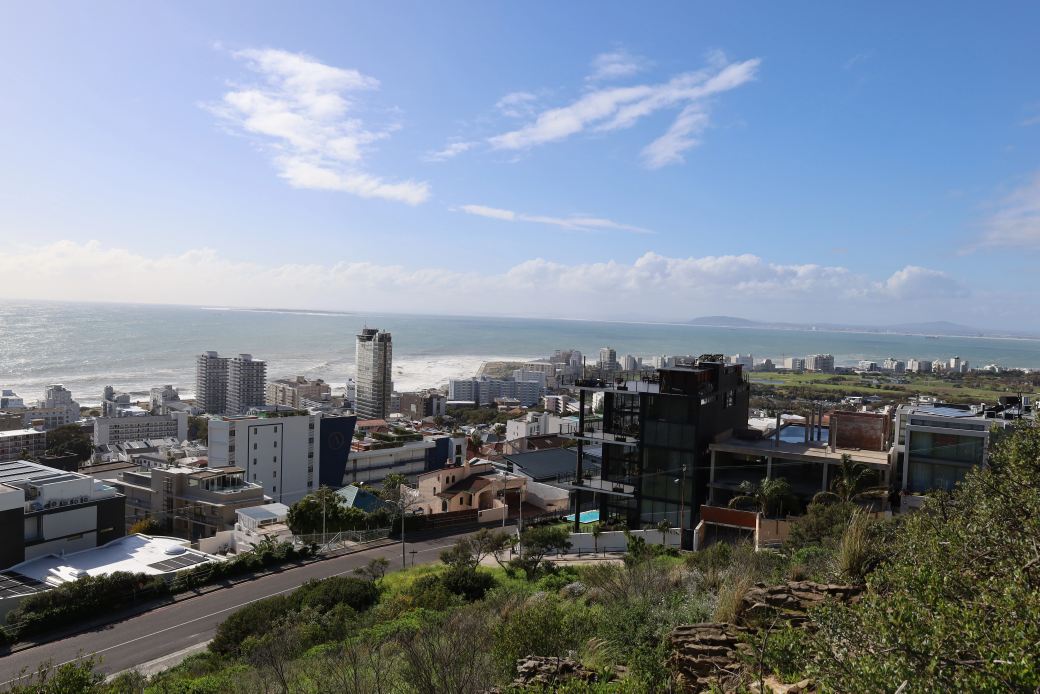
#> input picture img/IMG_4894.webp, 6240 x 4160 px, given in place of IMG_4894.jpg, which was not available (shown at 1/6 size)
$ python build_images.py
#> lines starting #> are read from the running program, lines starting #| are printed output that depends on the picture; pictures that were not available may be replaced by others from this repository, and a replacement may not be noted
"""Generate responsive assets and update the JSPictureStudio manifest.

Normal usage is through Toolbox/add-photos.sh. The legacy mode remains
available for rebuilding photos when JPG and source WebP files are colocated.
"""

from __future__ import annotations

import argparse
import json
import os
import shutil
from concurrent.futures import ThreadPoolExecutor, as_completed
from pathlib import Path

from PIL import Image, ImageOps, ImageStat


ROOT = Path(__file__).resolve().parents[1]
IMAGE_ROOT = ROOT / "img"
GENERATED_ROOT = IMAGE_ROOT / "generated"
MANIFEST_PATH = ROOT / "photo-manifest.js"
WIDTHS = (640, 1280, 2560)
QUALITY = {640: 68, 1280: 74, 2560: 80}
VALID_COLLECTIONS = {
    "Animal",
    "Landscape",
    "roadTrip/FermeAutruche",
    "roadTrip/AddoPark",
    "roadTrip/Tsitsikamma",
    "roadTrip/Random",
    "Krug/Kruger",
    "Krug/ReptileCenter",
    "Krug/RehabCenter",
    "Krug/BourkesLuck",
}
DOWNLOAD_ROOT = (
    "https://raw.githubusercontent.com/JSJL29/"
    "JSPictureStudio/originals/"
)


def source_jpg_for(webp: Path) -> Path:
    return webp.parent / "en_jpg" / f"{webp.stem}.jpg"


def category_for(relative: Path) -> str:
    parts = relative.parts
    return parts[0] if parts[0] in {"Animal", "Landscape"} else parts[1]


def collection_for(relative: Path) -> str:
    parts = relative.parts
    if parts[0] in {"Animal", "Landscape"}:
        return "home"
    return "roadtrip" if parts[0] == "roadTrip" else "kruger"


def dominant_color(image: Image.Image) -> str:
    sample = image.copy()
    sample.thumbnail((32, 32), Image.Resampling.BILINEAR)
    stats = ImageStat.Stat(sample)
    red, green, blue = (round(channel) for channel in stats.mean[:3])
    return f"#{red:02x}{green:02x}{blue:02x}"


def build_from_jpg(original_path: Path, relative: Path) -> dict[str, object]:
    """Build one photo; relative is its conceptual WebP path below img/."""
    if not original_path.exists():
        raise FileNotFoundError(f"Original missing for {relative}: {original_path}")

    with Image.open(original_path) as opened:
#> opened is the input picture: PIL image 6240x4160 RGB; mean R, G, B 119.9, 130.9, 144
        image = ImageOps.exif_transpose(opened).convert("RGB")
        original_width, original_height = image.size
#> original_width = 6240; original_height = 4160
        color = dominant_color(image)
#> in dominant_color, `sample.thumbnail((32, 32), Image.Resampling.BILINEAR)`:
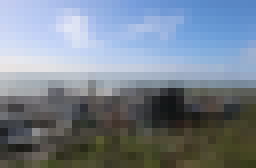
#> sample: PIL image 32x21 RGB (shown 8 times larger); mean R, G, B 119.9, 130.9, 143.9
#> in dominant_color, `red, green, blue = (round(channel) for channel in stats.mean[:3])`: red = 120; green = 131; blue = 144
#> color = '#788390'

        generated: dict[str, str] = {}
        for width in sorted(WIDTHS, reverse=True):
            height = round(original_height * width / original_width)
            resized = image.resize((width, height), Image.Resampling.LANCZOS)
            destination = GENERATED_ROOT / relative.parent / f"{relative.stem}-{width}.webp"
            destination.parent.mkdir(parents=True, exist_ok=True)
            resized.save(
                destination,
                "WEBP",
                quality=QUALITY[width],
                method=4,
                optimize=True,
            )
            generated[str(width)] = destination.relative_to(ROOT).as_posix()
            resized.close()

    jpg_relative = Path("img") / relative.parent / "en_jpg" / f"{relative.stem}.jpg"
    identifier = relative.with_suffix("").as_posix()
    return {
        "id": identifier,
        "name": relative.stem,
        "collection": collection_for(relative),
        "category": category_for(relative),
        "width": original_width,
        "height": original_height,
        "color": color,
        "sources": generated,
        "download": f"{DOWNLOAD_ROOT}{jpg_relative.as_posix()}",
    }


def build_legacy(webp: Path) -> dict[str, object]:
    relative = webp.relative_to(IMAGE_ROOT)
    return build_from_jpg(source_jpg_for(webp), relative)
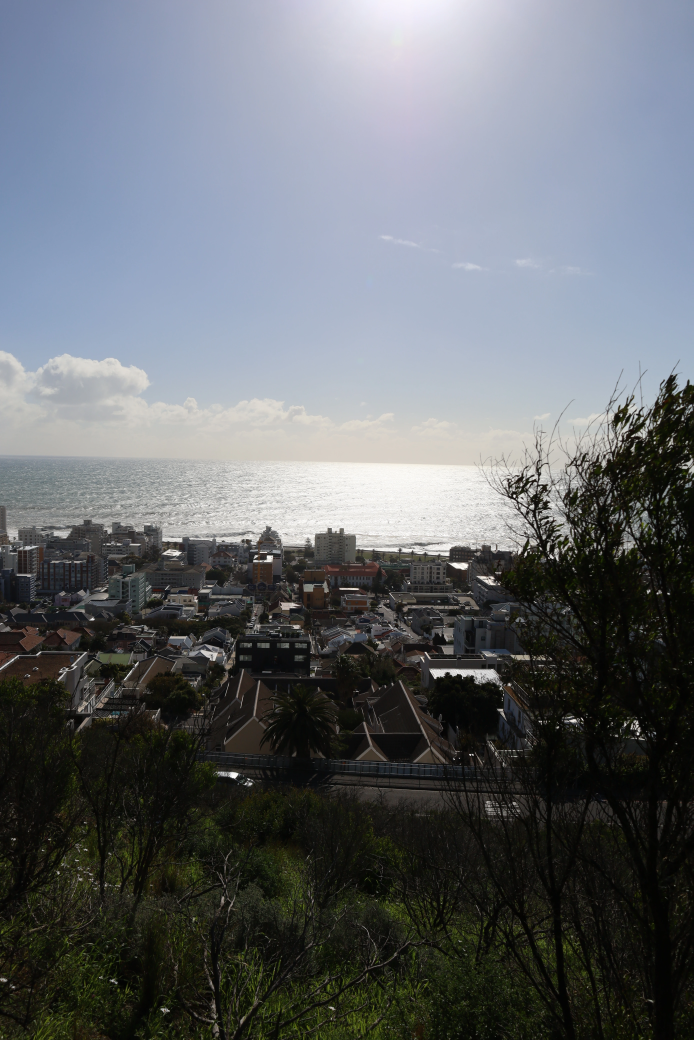
#> input picture img/IMG_4895.webp, 4160 x 6240 px, given in place of IMG_4895.jpg, which was not available (shown at 1/6 size)
#> in build_from_jpg, opened is the input picture: PIL image 4160x6240 RGB; mean R, G, B 101.2, 105.3, 109.8
#> in build_from_jpg (call 2), `color = dominant_color(image)`: color = '#65696e'
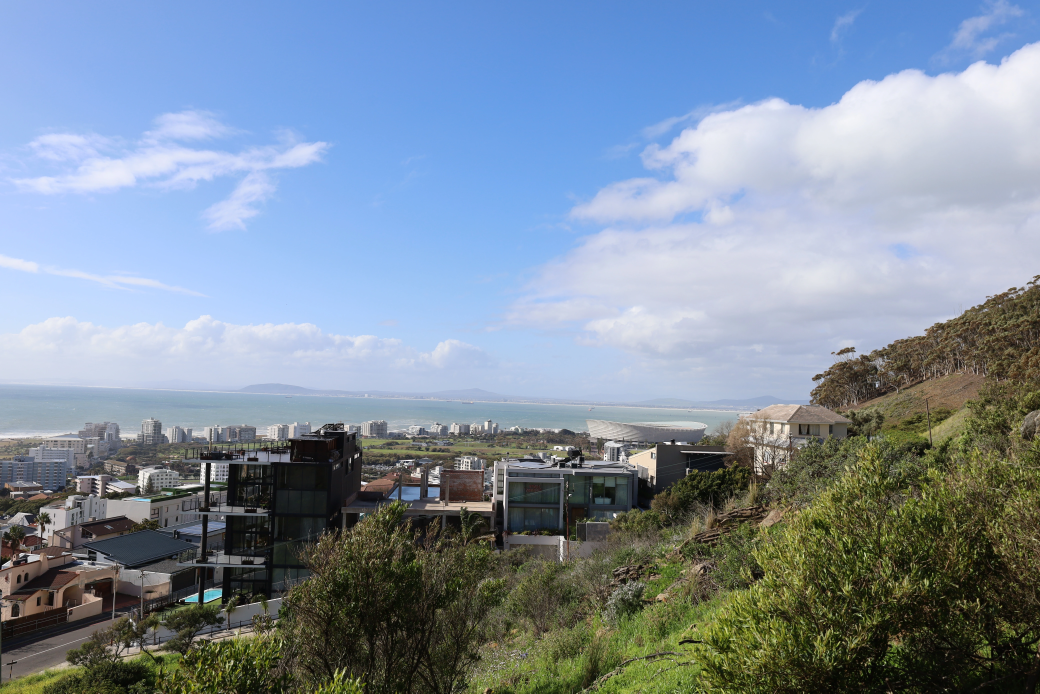
#> input picture img/IMG_4896.webp, 6240 x 4160 px, given in place of IMG_4896.jpg, which was not available (shown at 1/6 size)
#> in build_from_jpg, opened is the input picture: PIL image 6240x4160 RGB; mean R, G, B 126.9, 142, 158.2
#> in dominant_color (call 3), `sample.thumbnail((32, 32), Image.Resampling.BILINEAR)`:
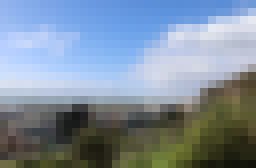
#> sample: PIL image 32x21 RGB (shown 8 times larger); mean R, G, B 126.9, 142, 158.2
#> in dominant_color (call 3), `red, green, blue = (round(channel) for channel in stats.mean[:3])`: red = 127; green = 142; blue = 158
#> in build_from_jpg (call 3), `color = dominant_color(image)`: color = '#7f8e9e'
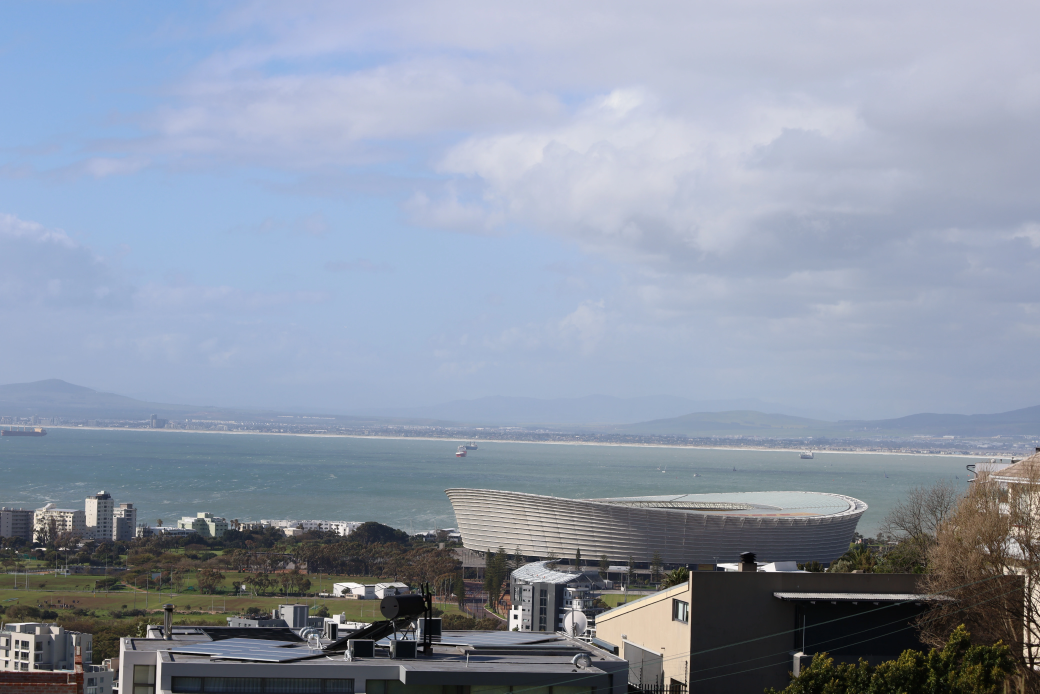
#> input picture img/IMG_4897.webp, 6240 x 4160 px, given in place of IMG_4897.jpg, which was not available (shown at 1/6 size)
#> in build_from_jpg, opened is the input picture: PIL image 6240x4160 RGB; mean R, G, B 141.8, 151.5, 168.1
#> in dominant_color (call 4), `sample.thumbnail((32, 32), Image.Resampling.BILINEAR)`:
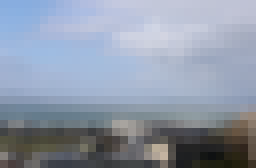
#> sample: PIL image 32x21 RGB (shown 8 times larger); mean R, G, B 141.8, 151.5, 168.1
#> in dominant_color (call 4), `red, green, blue = (round(channel) for channel in stats.mean[:3])`: red = 142; green = 152; blue = 168
#> in build_from_jpg (call 4), `color = dominant_color(image)`: color = '#8e98a8'
#> the loop in build_from_jpg (call 4), `for width in sorted(WIDTHS, reverse=True):` made 3 passes
#> pass 3, in build_from_jpg (call 4), `resized = image.resize((width, height), Image.Resampling.LANCZOS)`:
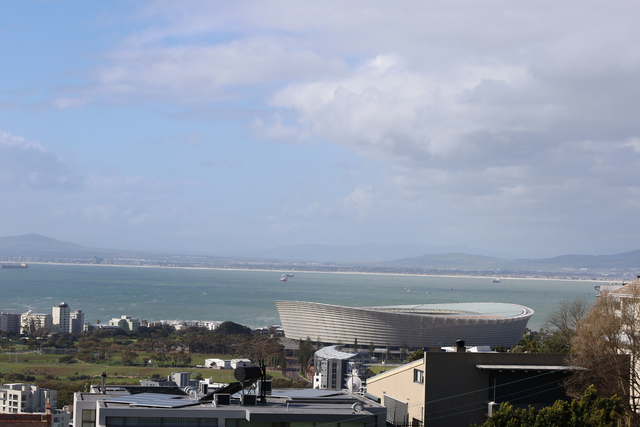
#> resized: PIL image 640x427 RGB; mean R, G, B 141.8, 151.5, 168.1


# [63 lines left out: functions load_manifest, write_manifest, import_photos, not called in this run]


def main() -> None:
    parser = argparse.ArgumentParser()
    parser.add_argument("--import-dir", type=Path, help="Folder containing new JPG files")
    parser.add_argument("--collection", help="Target collection, for example roadTrip/AddoPark")
    parser.add_argument("--originals-root", type=Path, help="Path to the originals worktree")
    parser.add_argument(
        "--only",
        help="Legacy: build one source path relative to img, for example Landscape/IMG_5084.webp",
    )
    parser.add_argument(
        "--workers",
        type=int,
        default=min(4, os.cpu_count() or 1),
        help="Number of photos processed in parallel (default: up to 4)",
    )
    parser.add_argument("--skip-manifest", action="store_true")
    args = parser.parse_args()

    import_args = (args.import_dir, args.collection, args.originals_root)
    if any(import_args):
        if not all(import_args):
            parser.error("--import-dir, --collection and --originals-root must be used together")
        import_photos(
            args.import_dir.resolve(),
            args.collection,
            args.originals_root.resolve(),
            args.workers,
        )
        return

    if args.only:
        sources = [IMAGE_ROOT / args.only]
    else:
        sources = sorted(
            path for path in IMAGE_ROOT.rglob("*.webp")
            if GENERATED_ROOT not in path.parents
        )
    if not sources:
        raise SystemExit("No legacy sources found. Use Toolbox/add-photos.sh for new photos.")

    print(f"Building {len(sources)} photo(s) with {args.workers} worker(s)", flush=True)
    records: list[dict[str, object]] = []
    with ThreadPoolExecutor(max_workers=max(1, args.workers)) as executor:
        futures = {executor.submit(build_legacy, path): path for path in sources}
        for index, future in enumerate(as_completed(futures), start=1):
            record = future.result()
            records.append(record)
            print(f"[{index}/{len(sources)}] {record['id']}", flush=True)

    if not args.skip_manifest:
        write_manifest(records)
        print(f"Manifest written with {len(records)} records", flush=True)


if __name__ == "__main__":
#> (the run stopped early here; a loop or call above may not have finished)
